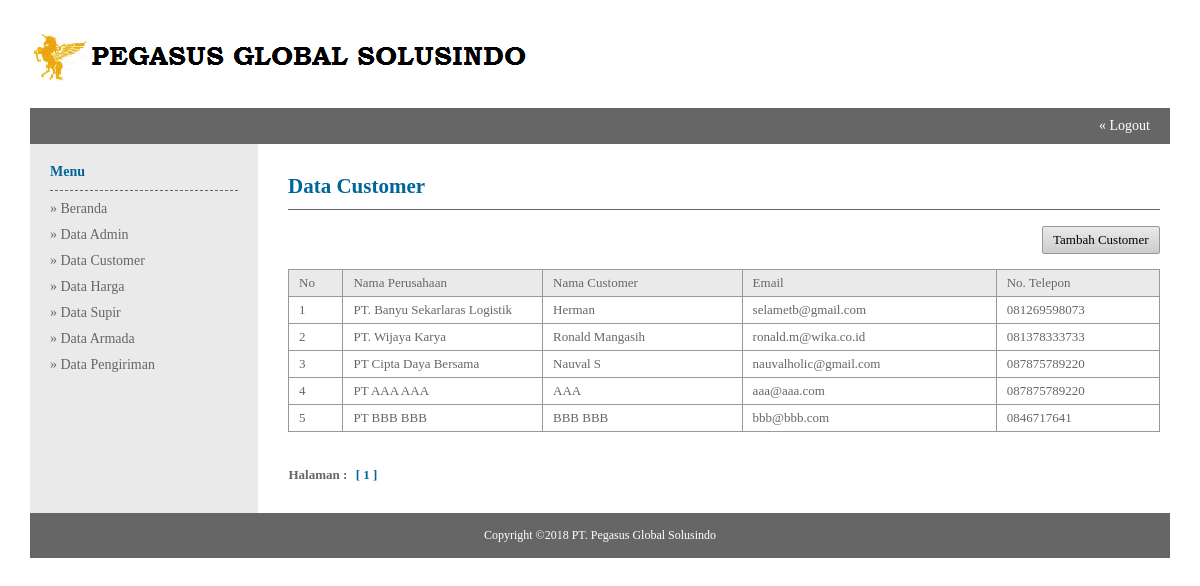
Page /admin/index.php?module=Data_Member (signed in) on the earlier database version.
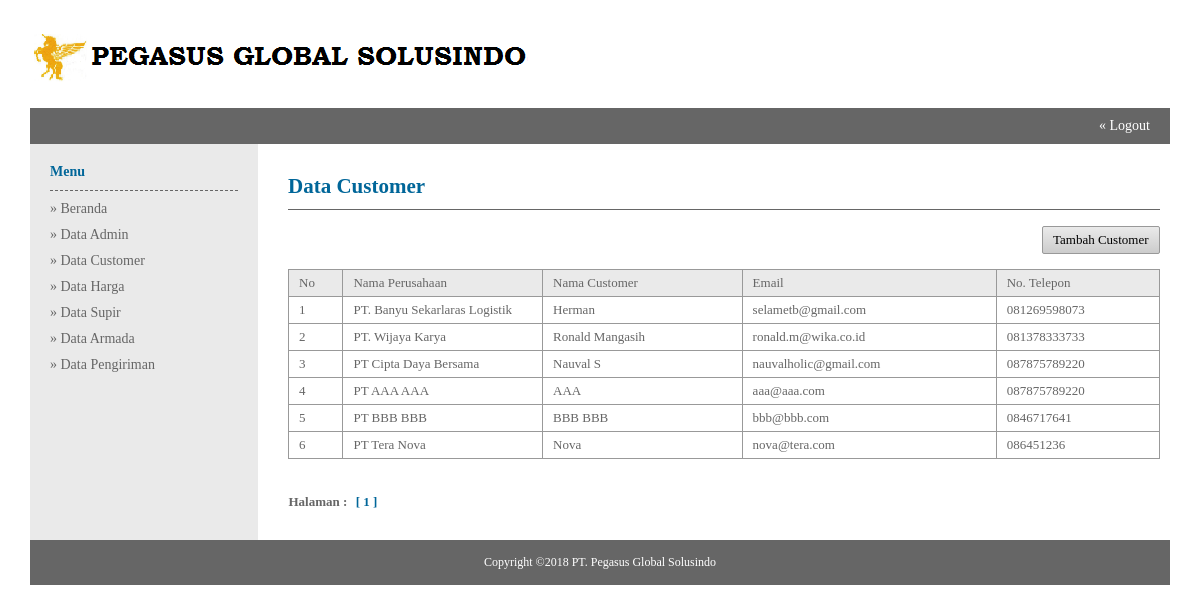
Same page on the later database version.
### tables this page shows
CREATE TABLE `customer` (
  `kd_customer` varchar(50) NOT NULL,
  `nm_perusahaan` varchar(100) NOT NULL,
  `nm_member` varchar(100) NOT NULL,
  `email` varchar(50) NOT NULL,
  `no_hp` varchar(12) NOT NULL
);

### admin/data_member.php (the view)
<table width="100%" border="0">
<tr>
	<td class="judul-halaman"><h2>Data Customer</h2></td>
</tr>
<tr>
	<td>
    <br/>
    <table class="table-list" width="100%" border="0">
    <tr>
    <td class="top-button" align="right" colspan="5">
    	<a class="button small grey fontB" href="?module=Tambah_Member">Tambah Customer</a>
        </td>
    </tr>
    <tr class="head">
    	<td width="6%">No</td>
        <td width="22%">Nama Perusahaan</td>
        <td width="22%">Nama Customer</td>
        <td width="28%">Email</td>
        <td width="18%">No. Telepon</td>
           </tr>
    <?php
	$batas = 10;
	$hal = isset($_GET['hal']) ? $_GET['hal'] :null ;
	if(empty($_GET['hal'])){
		$hal = 1;
	}
	$pos = ($hal - 1) * $batas;
	$q = mysql_query("select * from customer order by kd_customer asc limit $pos, $batas") or die (mysql_error());
	while($array_q = mysql_fetch_array($q)){
		$pos++;
	?>
    <tr class="data">
    	<td><?php echo $pos;?></td>
    	 <td><?php echo $array_q['nm_perusahaan'];?></td>
        <td><?php echo $array_q['nm_member'];?></td>
        <td><?php echo $array_q['email'];?></td>
        <td><?php echo $array_q['no_hp'];?></td>
            </tr>
    <?php } ?>
    <tr>
    	<td class="halaman" colspan="5">
    	Halaman :
		<?php
		$data = mysql_query("select * from customer") or die (mysql_error());
		$row_data = mysql_num_rows($data);
		$jml_hal = ceil($row_data/$batas);
		for($h=1;$h<=$jml_hal;$h++){
			if($h != $hal){
				echo "<a href='?module=Data_Member&hal=$h'>$h</a>";
			}
			else{
				echo "<span>[ $h ]</span>";
			}
		}
		?>
    	</td>
    </tr>
    </table>
    </td>
</tr>
</table>

Differences in the rows shown:
added customer: nm_perusahaan "PT Tera Nova", nm_member "Nova", email "nova@tera.com", no_hp "086451236"
